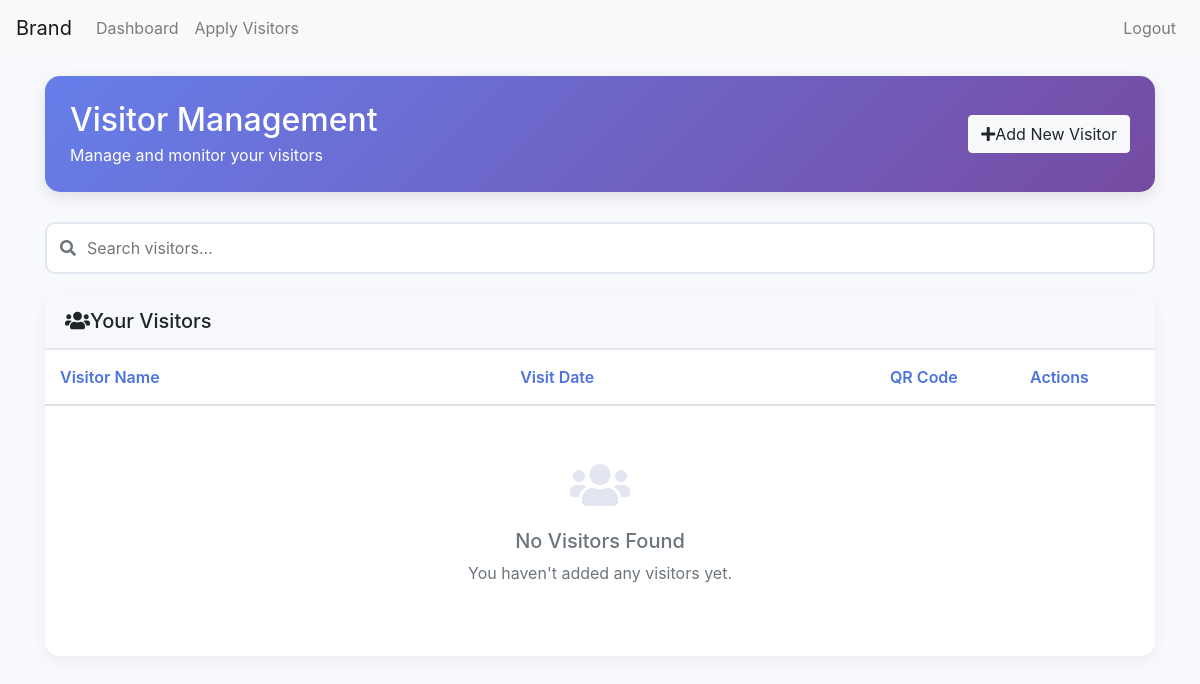
The page /owner/dashboard.php (signed in) on the database as committed earlier.
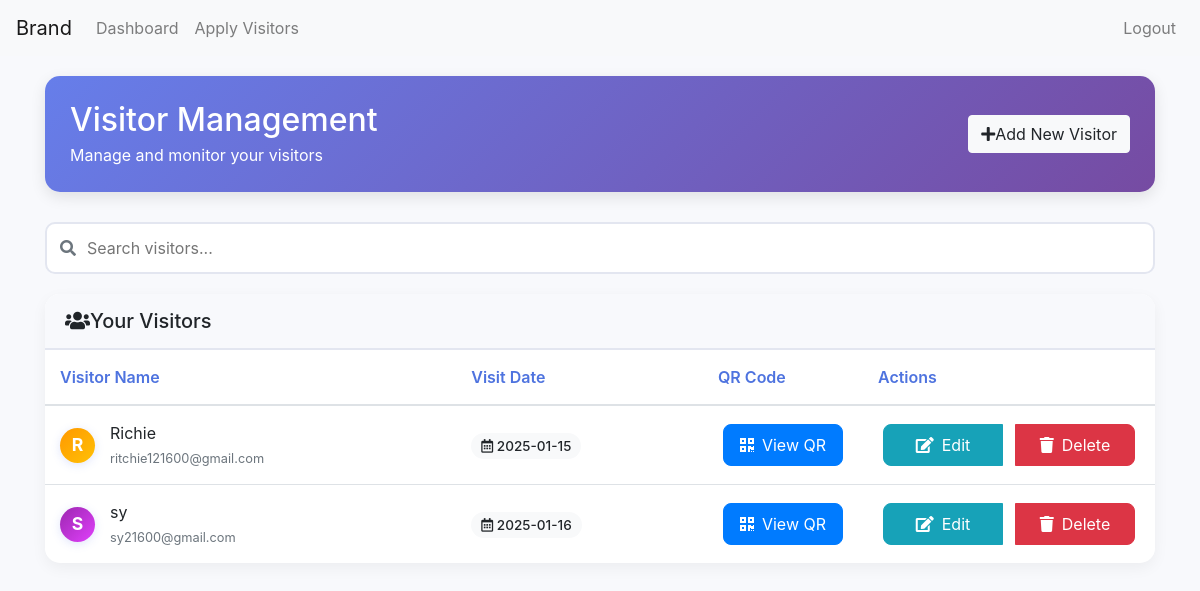
The same page on the database as committed later.
### tables this page shows
CREATE TABLE `visitors` (
  `id` int(11) NOT NULL,
  `name` varchar(255) NOT NULL,
  `IC` int(11) DEFAULT NULL,
  `email` varchar(255) DEFAULT NULL,
  `phone` varchar(20) DEFAULT NULL,
  `visitor_code` varchar(255) NOT NULL,
  `qr_code` text DEFAULT NULL,
  `visit_date` date NOT NULL,
  `status` enum('pending','approved','rejected','checked_in') DEFAULT 'pending',
  `owner_id` int(11) DEFAULT NULL,
  `valid_days` int(11) DEFAULT NULL
);

### db.php (called while the page is built, shortened)
<?php
class Database {
    private $conn;
    public function __construct() {
        $server = "localhost";
        $username = "root";
        $password = "";
        $database = "visitor_system";
        $this->conn = mysqli_connect($server, $username, $password, $database);
    }
    public function getConnection() {
        return $this->conn;
    }
}

### VisitorController.php (called while the page is built, shortened)
<?php
include_once "db.php";
class VisitorController{
    private $conn;
    public function __construct() {
        $db = new Database();
        $this->conn = $db->getConnection();
    }
    public function getVisitors($owner_id) {
        $stmt = $this->conn->prepare("SELECT * FROM visitors WHERE owner_id = ?");
        $stmt->bind_param("i", $owner_id);
        $stmt->execute();
        $result = $stmt->get_result();
        return $result;
    }
}
?>

### owner/dashboard.php (the view, shortened to what this page needs)
<?php
include_once('../db.php');
include_once('header.php');
include_once('../VisitorController.php');
$owner_id = $_SESSION['owner_id'];
$Visitor = new VisitorController();
$result = $Visitor->getVisitors($owner_id);
?>
<!DOCTYPE html>
<html lang="en">
<head>
    <link href="https://cdnjs.cloudflare.com/ajax/libs/font-awesome/5.15.4/css/all.min.css" rel="stylesheet">
    <link href="https://cdnjs.cloudflare.com/ajax/libs/animate.css/4.1.1/animate.min.css" rel="stylesheet">
</head>
<body>
<div class="dashboard-wrapper">
    <div class="container">
        <div class="page-header animate__animated animate__fadeIn">
            <div class="d-flex justify-content-between align-items-center">
                <div>
                    <h2 class="mb-1">Visitor Management</h2>
                    <p class="mb-0">Manage and monitor your visitors</p>
                </div>
                <button class="btn btn-light" onclick="window.location.href='visitors.php'">
                    <i class="fas fa-plus me-2"></i>Add New Visitor
                </button>
            </div>
        </div>
        <div class="search-box">
            <i class="fas fa-search"></i>
            <input type="text" id="searchInput" placeholder="Search visitors..." onkeyup="searchTable()">
        </div>
        <div class="table-card animate__animated animate__fadeInUp">
            <div class="table-header">
                <h5 class="mb-0"><i class="fas fa-users me-2"></i>Your Visitors</h5>
            </div>
        <div class="table-responsive">
                <table class="table" id="visitorsTable">
                    <thead>
                    <tr>
                        <th>Visitor Name</th>
                        <th>Visit Date</th>
                        <th>QR Code</th>
                            <th>Actions</th>
                    </tr>
                </thead>
                <tbody>
                        <?php if ($result && $result->num_rows > 0): ?>
                        <?php while ($row = $result->fetch_assoc()): ?>
                                <tr class="animate__animated animate__fadeIn">
                                    <td>
                                        <div class="d-flex align-items-center">
                                            <div class="visitor-initial" data-initial="<?php echo strtoupper(substr($row['name'], 0, 1)); ?>">
                                                <?php echo strtoupper(substr($row['name'], 0, 1)); ?>
                                            </div>
                                            <div>
                                                <div class="fw-bold"><?php echo htmlspecialchars($row['name']); ?></div>
                                                <small class="text-muted"><?php echo htmlspecialchars($row['email']); ?></small>
                                            </div>
                                        </div>
                                    </td>
                                    <td>
                                        <span class="visitor-badge bg-light">
                                            <i class="far fa-calendar-alt me-2"></i>
                                            <?php echo htmlspecialchars($row['visit_date']); ?>
                                        </span>
                                    </td>
                                    <td>
                                        <a href="view_qrcode.php?visitor_id=<?php echo htmlspecialchars($row['id']); ?>"
                                           class="btn btn-primary btn-action">
                                            <i class="fas fa-qrcode me-2"></i>View QR
                                        </a>
                                    </td>
                                    <td>
                                        <div class="btn-group" role="group">
                                            <a href="update_visitor_date.php?visitor_id=<?php echo htmlspecialchars($row['id']); ?>"
                                               class="btn btn-info btn-action">
                                                <i class="fas fa-edit me-2"></i>Edit
                                            </a>
                                            <button class="btn btn-danger btn-action"
                                                    onclick="confirmDelete(<?php echo htmlspecialchars($row['id']); ?>)">
                                                <i class="fas fa-trash me-2"></i>Delete
                                            </button>
                                        </div>
                                    </td>
                                </tr>
                        <?php endwhile; ?>
                    <?php else: ?>
                        <tr>
                                <td colspan="4">
                                    <div class="empty-state">
                                        <i class="fas fa-users"></i>
                                        <h5>No Visitors Found</h5>
                                        <p>You haven't added any visitors yet.</p>
                                    </div>
                                </td>
                        </tr>
                    <?php endif; ?>
                </tbody>
            </table>
        </div>
        </div>
    </div>
</div>
<?php include_once('../footer.php'); ?>
</body>
</html>

### owner/header.php (shortened to what this page needs)
<!DOCTYPE html>
<html lang="en">
<head>
    <link href="https://maxcdn.bootstrapcdn.com/bootstrap/4.5.2/css/bootstrap.min.css" rel="stylesheet">
</head>
<body>
    <nav class="navbar navbar-expand-lg navbar-light bg-light">
        <a class="navbar-brand" href="#">Brand</a>
        <div class="collapse navbar-collapse" id="navbarNav">
            <ul class="navbar-nav">
                <li class="nav-item">
                    <a class="nav-link" href="dashboard.php">Dashboard</a>
                </li>
                <li class="nav-item">
                    <a class="nav-link" href="visitors.php">Apply Visitors</a>
                </li>
            </ul>
            <ul class="navbar-nav ml-auto">
            <li class="nav-item">
                <a class="nav-link" href="session_destory.php">Logout</a>
            </li>
        </ul>
        </div>
    </nav>

### footer.php (shortened to what this page needs)
</body>
</html>

### owner/dashboard.php (style rules this page uses)
.dashboard-wrapper { background: #f8f9fc; min-height: calc(100vh - 60px); padding: 20px; }
.page-header { background: linear-gradient(135deg, #667eea 0%, #764ba2 100%); padding: 25px; border-radius: 15px; margin-bottom: 30px; color: white; box-shadow: 0 5px 15px rgba(0,0,0,0.1); }
.table-card { background: white; border-radius: 15px; overflow: hidden; box-shadow: 0 5px 15px rgba(0,0,0,0.05); }
.table-header { background: #f8f9fc; padding: 15px 20px; border-bottom: 2px solid #e3e6f0; }
.table { margin-bottom: 0; }
.table th { border-top: none; color: #4e73df; font-weight: 600; padding: 15px; }
.table td { vertical-align: middle; padding: 15px; }
.btn-action { padding: 8px 15px; border-radius: 8px; transition: all 0.3s ease; margin: 0 5px; width: 120px; text-align: center; }
.visitor-badge { padding: 5px 10px; border-radius: 20px; font-size: 0.85rem; font-weight: 500; }
.search-box { position: relative; margin-bottom: 20px; }
.search-box input { padding: 12px 20px; padding-left: 40px; border-radius: 10px; border: 2px solid #e3e6f0; width: 100%; transition: all 0.3s ease; }
.search-box i { position: absolute; left: 15px; top: 50%; transform: translateY(-50%); color: #6c757d; }
.visitor-initial { width: 35px; height: 35px; background: linear-gradient(135deg, #667eea 0%, #764ba2 100%); color: white; border-radius: 50%; display: flex; align-items: center; justify-content: center; font-weight: bold; font-size: 1.1rem; box-shadow: 0 2px 10px rgba(102,126,234,0.2); margin-right: 15px; transition: all 0.3s ease; }
.visitor-initial[data-initial="C"], .visitor-initial[data-initial="H"], .visitor-initial[data-initial="M"], .visitor-initial[data-initial="R"], .visitor-initial[data-initial="W"] { background: linear-gradient(135deg, #FF9800 0%, #FFC107 100%); }
.visitor-initial[data-initial="D"], .visitor-initial[data-initial="I"], .visitor-initial[data-initial="N"], .visitor-initial[data-initial="S"], .visitor-initial[data-initial="X"] { background: linear-gradient(135deg, #9C27B0 0%, #E040FB 100%); }
.btn-group { display: flex; gap: 8px; }
.btn-action i { margin-right: 8px !important; }
.table th:nth-child(3), .table th:nth-child(4) { width: 140px; }
.empty-state { text-align: center; padding: 40px; color: #6c757d; }
.empty-state i { font-size: 48px; margin-bottom: 20px; color: #e3e6f0; }

Rows that differ between the two databases and show on the page:
added visitors: name "R", name "Richie", email "ritchie121600@gmail.com", visit_date "2025-01-15"
added visitors: name "S", name "sy", email "sy21600@gmail.com", visit_date "2025-01-16"
Other text that changed with them:
text no longer shown: "No Visitors Found You haven't added any visitors yet."
